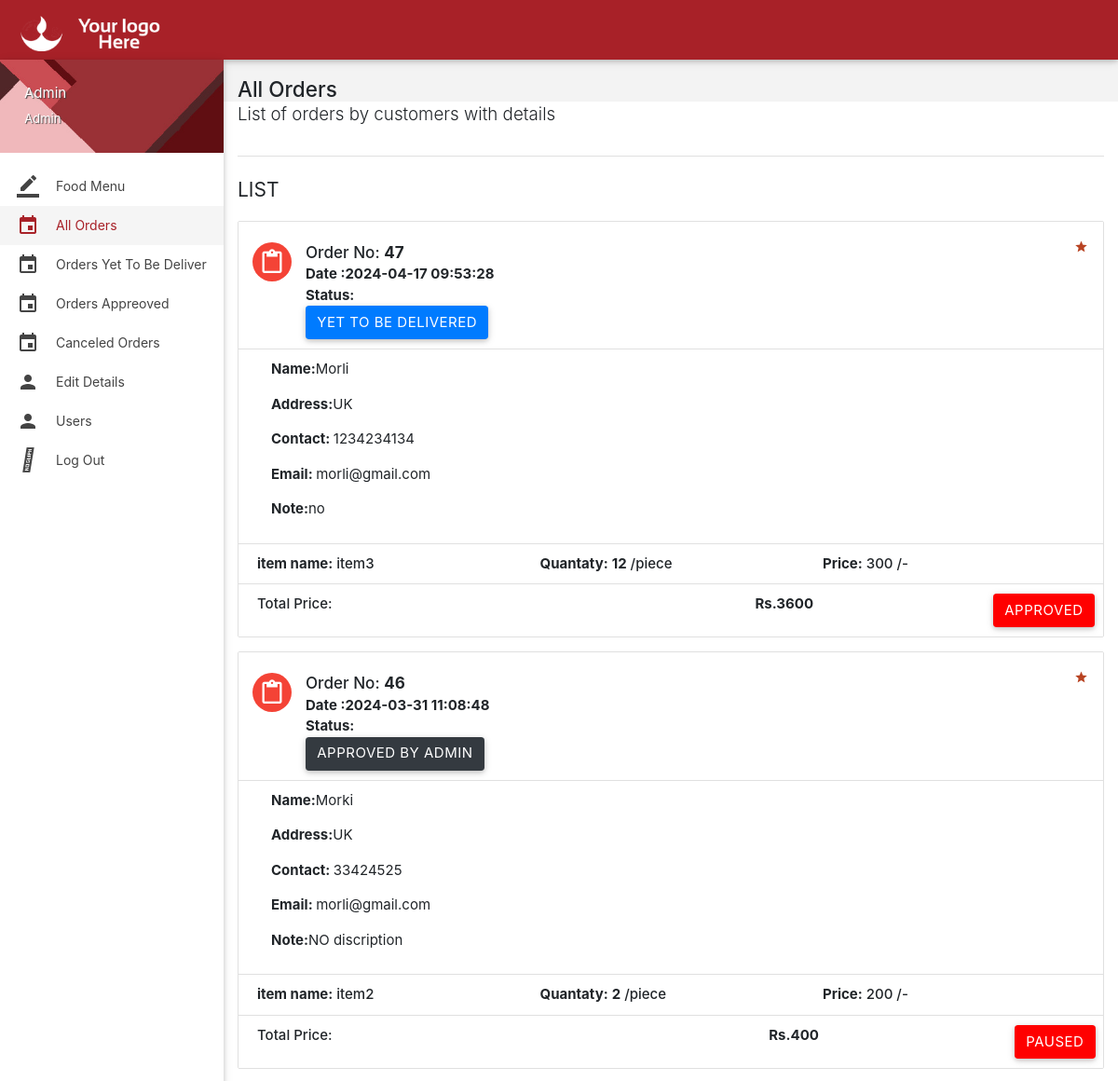
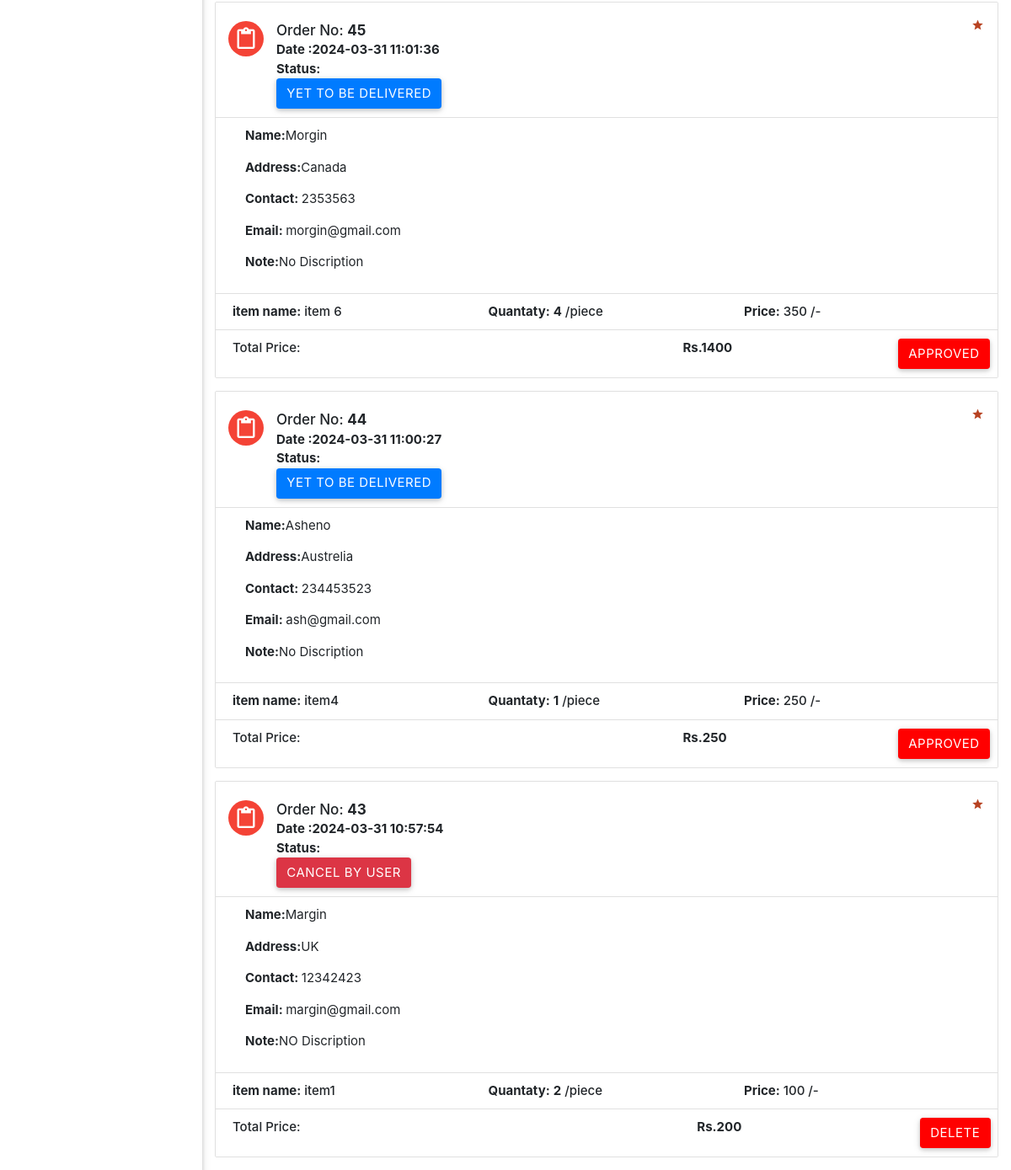
The app's page /all-orders.php (signed in) with its own data (2 pictures, top to bottom).
### tables this page shows
CREATE TABLE `registration` (
  `id` int(11) NOT NULL,
  `name` varchar(255) NOT NULL,
  `email` varchar(255) NOT NULL,
  `password` varchar(255) NOT NULL,
  `phone` varchar(25) NOT NULL,
  `role` varchar(200) NOT NULL,
  `address` varchar(255) NOT NULL,
  `created_at` datetime NOT NULL DEFAULT current_timestamp()
);

CREATE TABLE `food_order` (
  `id` int(11) NOT NULL,
  `user_sid` int(25) NOT NULL,
  `user_name` varchar(255) NOT NULL,
  `email` varchar(255) NOT NULL,
  `item_name` varchar(200) NOT NULL,
  `item_price` varchar(200) NOT NULL,
  `address` varchar(200) NOT NULL,
  `quantaty` int(11) NOT NULL,
  `phone` int(25) NOT NULL,
  `discription` varchar(255) NOT NULL,
  `status` varchar(200) NOT NULL DEFAULT 'Yet to be Delivered',
  `created_at` datetime NOT NULL DEFAULT current_timestamp()
);

### all-orders.php (the view, shortened to what this page needs)
<?php
include "connection.php";
$query="SELECT * FROM food_order ORDER BY id DESC";
$query_result=mysqli_query($conn_resul,$query);
if($query_result->num_rows>0)
 {
   $data=mysqli_fetch_all($query_result,MYSQLI_ASSOC);
 }
 else
 {
    echo "no data found";
 }
if(isset($_SESSION['user_id']))
{
    $user_id = $_SESSION['user_id'];
   $query= "SELECT * FROM registration WHERE id = $user_id";
   $query_result = mysqli_query($conn_resul,$query);
   if($query_result->num_rows > 0)
   {
     $logged_in_user_data = mysqli_fetch_assoc($query_result);
   }
}
		?>
<!DOCTYPE html>
<html lang="en">
<head>
  <link href="css/materialize.min.css" type="text/css" rel="stylesheet" media="screen,projection">
  <link href="css/style.min.css" type="text/css" rel="stylesheet" media="screen,projection">
  <link href="css/custom/custom.min.css" type="text/css" rel="stylesheet" media="screen,projection">
  <link href="js/plugins/perfect-scrollbar/perfect-scrollbar.css" type="text/css" rel="stylesheet" media="screen,projection">
  <link href="js/plugins/data-tables/css/jquery.dataTables.min.css" type="text/css" rel="stylesheet" media="screen,projection">
  <link rel="stylesheet" href="https://cdnjs.cloudflare.com/ajax/libs/font-awesome/6.5.1/css/all.min.css" />
    <link rel="stylesheet" href="https://cdn.jsdelivr.net/npm/bootstrap@4.6.2/dist/css/bootstrap.min.css">
</head>
<body>
  <header id="header" class="page-topbar">
        <div class="navbar-fixed">
            <nav class="navbar-color">
                <div class="nav-wrapper">
                    <ul class="left">
                      <li><h1 class="logo-wrapper"><a href="index.php" class="brand-logo darken-1"><img src="images/materialize-logo.png" alt="logo"></a> <span class="logo-text">Logo</span></h1></li>
                    </ul>
                </div>
            </nav>
        </div>
  </header>
  <div id="main">
    <div class="wrapper">
      <aside id="left-sidebar-nav">
        <ul id="slide-out" class="side-nav fixed leftside-navigation">
            <li class="user-details cyan darken-2">
            <div class="row">
                <div class="col col s8 m8 l8">
                    <a class="btn-flat waves-effect white-text profile-btn" href="#" data-activates="profile-dropdown"><?php echo $logged_in_user_data['name'];?></a>
                    <p class="user-roal"><?php echo $logged_in_user_data['role'];?></p>
                </div>
            </div>
            </li>
            <li class="bold"><a href="index.php" class="waves-effect waves-cyan"><i class="mdi-editor-border-color"></i> Food Menu</a>
            </li>
                <li class="no-padding">
                    <ul class="collapsible collapsible-accordion">
             <li class="bold active"><a href="all-orders.php" class="waves-effect waves-cyan"><i class="mdi-editor-insert-invitation"></i>All Orders</a>
            </li>
            <li class="bold"><a href="yet-to-be-deliver-orders.php" class="waves-effect waves-cyan"><i class="mdi-editor-insert-invitation"></i>Orders Yet To Be Deliver</a>
            </li>
            <li class="bold"><a href="Approved-by-Admin.php" class="waves-effect waves-cyan"><i class="mdi-editor-insert-invitation"></i>Orders Appreoved</a>
            </li>
            <li class="bold"><a href="cancel-orders.php" class="waves-effect waves-cyan"><i class="mdi-editor-insert-invitation"></i>Canceled Orders</a>
            </li>
            <li class="bold"><a href="details.php?rid=<?php echo $logged_in_user_data['id'];?>" class="waves-effect waves-cyan"><i class="mdi-social-person"></i> Edit Details</a>
            </li>
            <li class="bold"><a href="users.php" class="waves-effect waves-cyan"><i class="mdi-social-person"></i>Users</a>
            </li>
            <li class="bold"><a href="logout.php" class="waves-effect waves-cyan"><i class="fa-duotone fa-right-from-bracket"></i> Log Out</a>
            </li>
        </ul>
        </aside>
      <section id="content">
        <div id="breadcrumbs-wrapper">
          <div class="container">
            <div class="row">
              <div class="col s12 m12 l12">
                <h5 class="breadcrumbs-title">All Orders</h5>
              </div>
            </div>
          </div>
        </div>
        <div class="container">
          <p class="caption">List of orders by customers with details</p>
          <div class="divider"></div>
<div id="work-collections" class="seaction">
				<h4 class="header">List</h4>
				<?php
				foreach ($data as $row):
				 ?>
                <div>
                    <ul id="issues-collection" class="collection">
					<li class="collection-item avatar">
                              <i class="mdi-content-content-paste red circle"></i>
                              <span class="collection-header">Order No: <b><?php echo $row['id']; ?></b></span>
                              <p><strong>Date :<?php echo $row['created_at']; ?></strong></p>
                              	<?php
                                                if($row['status']=='Approved by Admin'):
                                ?>
							  <p><strong>Status:</strong><div class="btn white-text bg-dark"><?php echo $row['status']; ?></div>
                                <?php
                                                endif;
                                ?>
                                <?php
                                                if($row['status']=='Yet to be Delivered'):
                                ?>
                              <p><strong>Status:</strong><div class="btn white-text bg-primary"><?php echo $row['status']; ?></div></p>
                                <?php
                                                endif;
                                ?>
                                <?php
                                                if($row['status']=='Cancel by User'):
                                ?>
                              <p><strong>Status:</strong><div class="btn white-text bg-danger"><?php echo $row['status']; ?></div></p>
                                <?php
                                                endif;
                                ?>
                              <a href="#" class="secondary-content"><i class="mdi-action-grade"></i></a>
                              </li><li class="collection-item">
                            <div class="col">
							<p><strong>Name:</strong><?php echo $row['user_name']; ?></p>
							<p><strong>Address:</strong><?php echo $row['address']; ?></p>
                            <p><strong>Contact: </strong><?php echo $row['phone']; ?></p>
                            <p><strong>Email: </strong><?php echo $row['email']; ?></p>
                            <p><strong>Note:</strong><?php echo $row['discription'];?></p>
                            </li><li class="collection-item">
                            <div class="row">
                            <div class="col s7">
                            <p class="collections-title"><strong>item name:</strong>  <?php echo $row['item_name'];?></p>
                            </div>
                            <div class="col s2">
                            <p class="collections-title"><strong>Quantaty:</strong>  <b><?php echo $row['quantaty'];?></b> /piece</p>
                            </div>
                            <div class="col s3">
                            <p class="collections-title"><strong>Price:</strong>  <?php echo $row['item_price'];?> /-</p>
                            </div>
                            </div>
                            </li>
                            <?php
                            $total=$row['item_price'] * $row['quantaty'];
                            ?>
                            <li class="collection-item">
                                        <div class="row">
                                            <div class="col s7">
                                                <p class="collections-title"> Total Price:</p>
                                            </div>
                                            <div class="col s2">
											<span> </span>
                                            </div>
                                            <div class="col s3">
                                                <span><strong>Rs.<?php echo $total; ?></strong></span>
                                            </div>
                                            <?php
                                                if($row['status']=='Approved by Admin'):
                                            ?>
                                            <a href="change_status.php?rid=<?php echo $row['id'];?>" class="btn waves-effect waves-light right submit" style="color: white;background-color: red;">Paused</a>
                                            <?php
                                                endif;
                                            ?>
                                            <?php
                                                if($row['status']=='Yet to be Delivered'):
                                            ?>
                                            <a href="change_status.php?rdid=<?php echo $row['id'];?>" class="btn waves-effect waves-light right submit" style="color: white;background-color: red;">Approved</a>
                                            <?php
                                                endif;
                                            ?>
                                            <?php
                                                if($row['status']=='Cancel by User'):
                                            ?>
                                            <a href="delete_status.php?rid=<?php echo $row['id'];?>" class="btn waves-effect waves-light right submit" style="color: white;background-color: red;">Delete</a>
                                            <?php
                                                endif;
                                            ?>
                                    </div></li>
					</ul>
                    <?php
                endforeach;
                exit;
                 ?>

### records on screen
registration: name "Admin", role "Admin"
food_order: id "47", created_at "2024-04-17 09:53:28", status "YET TO BE DELIVERED", user_name "Morli", address "UK", phone "1234234134", email "morli@gmail.com", discription "no", item_name "item3", quantaty "12", item_price "300", total "3600"
food_order: id "46", created_at "2024-03-31 11:08:48", status "APPROVED BY ADMIN", user_name "Morki", address "UK", phone "33424525", email "morli@gmail.com", discription "NO discription", item_name "item2", quantaty "2", item_price "200", total "400"
food_order: id "45", created_at "2024-03-31 11:01:36", status "YET TO BE DELIVERED", user_name "Morgin", address "Canada", phone "2353563", email "morgin@gmail.com", discription "No Discription", item_name "item 6", quantaty "4", item_price "350", total "1400"
food_order: id "44", created_at "2024-03-31 11:00:27", status "YET TO BE DELIVERED", user_name "Asheno", address "Austrelia", phone "234453523", email "ash@gmail.com", discription "No Discription", item_name "item4", quantaty "1", item_price "250"
food_order: id "43", created_at "2024-03-31 10:57:54", status "CANCEL BY USER", user_name "Margin", address "UK", phone "12342423", email "margin@gmail.com", discription "NO Discription", item_name "item1", quantaty "2", item_price "100", total "200"
